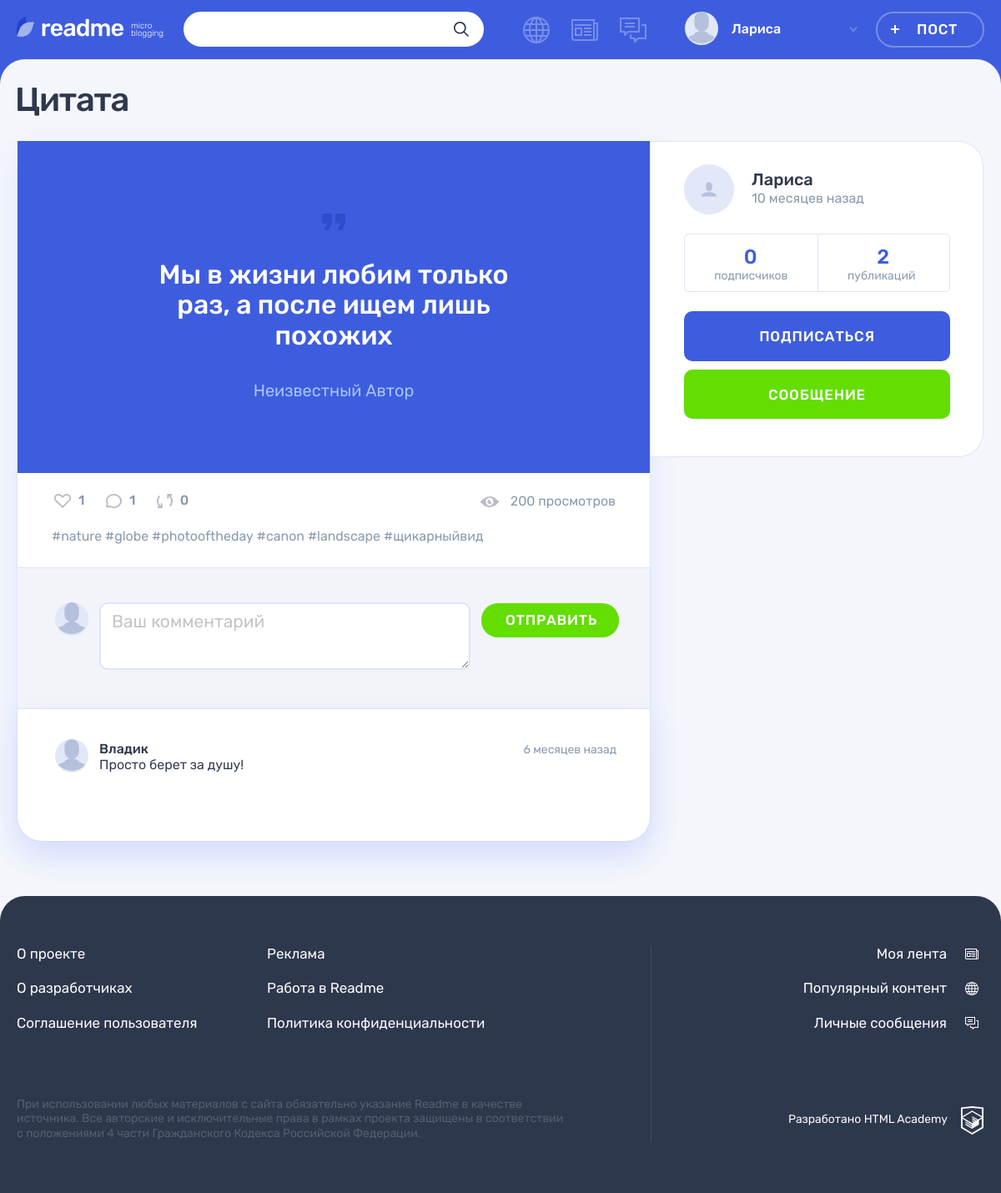
Screenshot of /post.php?post-id=1 (signed in) with the database file from the repository.
### tables this page shows
CREATE TABLE posts (
  id INT UNSIGNED AUTO_INCREMENT PRIMARY KEY,
  date_creation DATETIME NOT NULL DEFAULT CURRENT_TIMESTAMP,
  title VARCHAR(255) NOT NULL,
  content TEXT(1000) DEFAULT NULL,
  quote_author VARCHAR(255) DEFAULT NULL,
  image TEXT DEFAULT NULL,
  video VARCHAR(255) DEFAULT NULL,
  website_link VARCHAR(255) DEFAULT NULL,
  views_number INT DEFAULT 0,
  author_id INT UNSIGNED,
  type_id INT UNSIGNED,
  original_recoding_author INT UNSIGNED,
  original_id INT UNSIGNED,
  repost BOOLEAN DEFAULT NULL,

  FOREIGN KEY (author_id) REFERENCES users (id),
  FOREIGN KEY (type_id) REFERENCES content_type (id),
  FOREIGN KEY (original_recoding_author) REFERENCES users (id),
  FOREIGN KEY (original_id) REFERENCES posts (id)
);

CREATE TABLE comments (
  id INT UNSIGNED AUTO_INCREMENT PRIMARY KEY,
  creation_date DATETIME NOT NULL DEFAULT CURRENT_TIMESTAMP,
  content VARCHAR(2000) NOT NULL,
  author_id INT UNSIGNED,
  post_id INT UNSIGNED,

  FOREIGN KEY (author_id) REFERENCES users (id),
  FOREIGN KEY (post_id) REFERENCES posts (id)
);

CREATE TABLE users (
  id INT UNSIGNED AUTO_INCREMENT PRIMARY KEY,
  registration_date DATETIME NOT NULL DEFAULT CURRENT_TIMESTAMP,
  email VARCHAR(255) NOT NULL UNIQUE,
  login VARCHAR(255) NOT NULL UNIQUE,
  password VARCHAR(255),
  avatar VARCHAR(255)
);

### helpers.php (called while the page is built, shortened)
<?php
function get_noun_plural_form(int $number, string $one, string $two, string $many): string
{
    $number = (int)$number;
    $mod10 = $number % 10;
    $mod100 = $number % 100;
    switch (true) {
        case ($mod100 >= 11 && $mod100 <= 20):
            return $many;
        case ($mod10 > 5):
            return $many;
        case ($mod10 >= 2 && $mod10 <= 4):
            return $two;
        default:
            return $many;
    }
}
function include_template(string $name, array $data = []): string
{
    $name = 'templates/' . $name;
    extract($data);
    require $name;
    $result = ob_get_clean();
    return $result;
}
function getRelativeFormat(string $date, string $value="назад"): string {
    $currentDate = new DateTime("", new DateTimeZone("Europe/Moscow"));
    $publicationDate = new DateTime($date);
    $difference = $currentDate->diff($publicationDate);
    $minutes = $difference->i;
    $hours = $difference->h;
    $days = $difference->d;
    $weeks = floor($days / 7);
    $months = $difference->m;
    $minute = get_noun_plural_form($minutes, 'минуту', 'минуты', 'минут');
    $hour = get_noun_plural_form($hours, 'час', 'часа', 'часов');
    $day = get_noun_plural_form($days, 'день', 'дня', 'дней');
    $week = get_noun_plural_form($weeks, 'неделю', 'недели', 'недель');
    $month = get_noun_plural_form($months, 'месяц', 'месяца', 'месяцев');
    if ($months > 0) {
        $timeDifference = "{$months} {$month} {$value}";
    } elseif ($weeks > 0) {
        $timeDifference = "{$weeks} {$week} {$value}";
    } elseif ($days > 0) {
        $timeDifference = "{$days} {$day} {$value}";
    } elseif ($hours > 0) {
        $timeDifference = "{$hours} {$hour} {$value}";
    } elseif ($minutes > 0) {
        $timeDifference = "{$minutes} {$minute} {$value}";
    } else {
        $timeDifference = "только что";
    }
    return $timeDifference;
}

### templates/post-details.php (the view, shortened to what this page needs)
<main class="page__main page__main--publication">
  <div class="container">
    <h1 class="page__title page__title--publication"><?= htmlspecialchars($post['title']) ?></h1>
    <section class="post-details">
      <div class="post-details__wrapper post-photo">
        <div class="post-details__main-block post post--details">
          <?php if (isset($_GET) && $post['icon_class'] === $types[2]): ?>
            <div class="post-details__image-wrapper post-photo__image-wrapper">
                <img src="uploads/<?= htmlspecialchars($post['image']) ?>" alt="Фото от пользователя" width="760" height="507">
            </div>
          <?php elseif (isset($_GET) && $post['icon_class'] === $types[0]): ?>
            <div class="post-details__image-wrapper post-quote">
                <div class="post__main">
                    <blockquote>
                        <p>
                            <?= htmlspecialchars($post['content']) ?>
                        </p>
                        <cite>Неизвестный Автор</cite>
                    </blockquote>
                </div>
            </div>
          <?php elseif (isset($_GET) && $post['icon_class'] === $types[4]): ?>
            <div class="post-details__image-wrapper post-photo__image-wrapper">
                <?= embed_youtube_video(htmlspecialchars($post['video'])) ?>
            </div>
          <?php endif; ?>
          <div class="post__indicators">
            <div class="post__buttons">
              <a class="post__indicator post__indicator--likes button" href="likes.php?post-id=<?= $post['id'] ?>" title="Лайк">
                <svg class="post__indicator-icon" width="20" height="17">
                  <use xlink:href="#icon-heart"></use>
                </svg>
                <span><?= htmlspecialchars($post['likes']) ?></span>
              </a>
              <a class="post__indicator post__indicator--comments button" href="#" title="Комментарии">
                <svg class="post__indicator-icon" width="19" height="17">
                  <use xlink:href="#icon-comment"></use>
                </svg>
                <span><?= htmlspecialchars($commentsCount['count']) ?></span>
              </a>
              <a class="post__indicator post__indicator--repost button" href="repost.php?post-id=<?= $_GET['post-id']?>" title="Репост">
                <svg class="post__indicator-icon" width="19" height="17">
                  <use xlink:href="#icon-repost"></use>
                </svg>
                <span><?= $repostsCount['count'] ?></span>
              </a>
            </div>
            <span class="post__view"><?= htmlspecialchars($post['views_number']) ?> просмотров</span>
          </div>
          <?php if (!empty($hashtags)): ?>
          <ul class="post__tags">
            <?php foreach ($hashtags as $tag): ?>
                <li><a href="search.php?search=%23<?= $tag ?>">#<?= $tag ?></a></li>
            <?php endforeach; ?>
          </ul>
          <?php endif; ?>
          <div class="comments">
            <form class="comments__form form" action="#" method="post">
              <div class="comments__my-avatar">
                <img class="comments__picture" src="uploads/<?= empty($comment['avatar']) && !file_exists('uploads/' . $comment['avatar']) ? $avatar : htmlspecialchars($comment['avatar']) ?>" alt="Аватар пользователя">
              </div>
              <div class="form__input-section <?= !empty($error) ? 'form__input-section--error' : '' ?>">
                <textarea class="comments__textarea form__textarea form__input" name="comment" placeholder="Ваш комментарий"></textarea>
              </div>
              <button class="comments__submit button button--green" type="submit">Отправить</button>
            </form>
            <div class="comments__list-wrapper">
              <ul class="comments__list">
                <?php foreach ($comments as $comment):?>
                <li class="comments__item user">
                    <div class="comments__avatar">
                        <a class="user__avatar-link" href="#">
                            <img class="comments__picture" src="uploads/<?= !empty($comment['avatar'])  && file_exists('uploads/' . $comment['avatar']) ? htmlspecialchars($comment['avatar']) : 'icon-input-user.svg' ?>" alt="Аватар пользователя">
                        </a>
                    </div>
                    <div class="comments__info">
                        <div class="comments__name-wrapper">
                        <a class="comments__user-name" href="#">
                            <span><?= $comment['login'] ?></span>
                        </a>
                        <time class="comments__time" datetime="<?= htmlspecialchars($comment['creation_date']) ?>"><?= getRelativeFormat(htmlspecialchars($comment['creation_date'])) ?></time>
                        </div>
                        <p class="comments__text">
                        <?= $comment['content'] ?>
                        </p>
                    </div>
                </li>
                <?php endforeach ?>
              </ul>
            </div>
          </div>
        </div>
        <div class="post-details__user user">
          <div class="post-details__user-info user__info">
            <div class="post-details__avatar user__avatar">
            </div>
            <div class="post-details__name-wrapper user__name-wrapper">
              <a class="post-details__name user__name" href="profile.php?author_id=<?= htmlspecialchars($post['author_id']) ?>">
                <span><?= htmlspecialchars($post['login']) ?></span>
              </a>
              <time class="post-details__time user__time" datetime="<?= htmlspecialchars($post['date_creation']) ?>"><?= getRelativeFormat(htmlspecialchars($post['date_creation'])) ?></time>
            </div>
          </div>
          <div class="post-details__rating user__rating">
            <p class="post-details__rating-item user__rating-item user__rating-item--subscribers">
              <span class="post-details__rating-amount user__rating-amount"><?= $followerCounts ?></span>
              <span class="post-details__rating-text user__rating-text">подписчиков</span>
            </p>
            <p class="post-details__rating-item user__rating-item user__rating-item--publications">
              <span class="post-details__rating-amount user__rating-amount"><?= $postsCount ?></span>
              <span class="post-details__rating-text user__rating-text">публикаций</span>
            </p>
          </div>
          <div class="post-details__user-buttons user__buttons">
            <?php if ($followerInformation['follower'] !== $user): ?>
            <a class="user__button user__button--subscription button button--main" href="subscription.php?author_id=<?= htmlspecialchars($post['author_id']) ?>">Подписаться</a>
            <?php  else: ?>
            <a class="user__button user__button--subscription button button--main" href="subscription.php?author_id=<?= htmlspecialchars($post['author_id']) ?>">Отписаться</a>
            <?php endif ?>
            <a class="user__button user__button--writing button button--green" href="#">Сообщение</a>
          </div>
        </div>
      </div>
    </section>
  </div>
</main>

### rows the page displays
posts: title "Цитата", content "Мы в жизни любим только раз, а после ищем лишь похожих", views_number "200", author.login "Лариса", date_creation "10 месяцев назад"
comments: author.login "Владик", creation_date "6 месяцев назад", content "Просто берет за душу!"

### other values shown
$userName "Лариса"
$post['likes'] "1"
$commentsCount['count'] "1"
$repostsCount['count'] "0"
$tag "nature"
$tag "globe"
$tag "photooftheday"
$tag "canon"
$tag "landscape"
$tag "щикарныйвид"
$followerCounts "0"
$postsCount "2"
